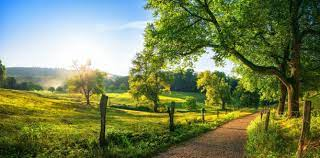
#> input picture SVD/sample.jpg, 320 x 158 px
$ python SVD_IMG_COMPRESSION.py
#> lines starting #> are read from the running program, lines starting #| are printed output that depends on the picture; long printed decimals are rounded
import sys
import numpy as np
import cv2
import matplotlib.pyplot as plt
def svd_compression(img, num_components=20):
    u,s,v = np.linalg.svd(img)
    print(img.shape)
    uc = u[:, :num_components]
    sc = s[:num_components]
    vc = v[:num_components, :]
    orig_size = img.shape[0] * img.shape[1]
    compressed_size = uc.shape[0]*uc.shape[1] + sc.shape[0] + vc.shape[0] * vc.shape[1]
    print("storage needed for orig data =", orig_size)
    print("storage needed for compressed data =", compressed_size, " percentage of orig size=",compressed_size/orig_size*100,"%")
    compressed_img = np.matrix(u[:, :num_components]) * np.diag(s[:num_components])* np.matrix(v[:num_components, :])
    plt.imshow(compressed_img, cmap='gray')
    plt.show()
    print(compressed_img.shape)

def main():
    image_filename = './sample.jpg'
    img = cv2.imread(image_filename,0)
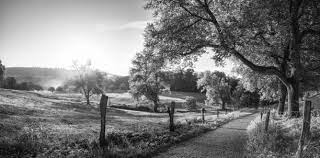
#> img: shape (158, 320); min 0, max 255, mean 120.6
    if img is None:
        print('could not open or find the image: ', image_filename)
        exit(0)
    #cv2.imshow('Original Image', img)
    #cv2.waitKey()
    plt.imshow(img, cmap='gray')
    plt.show()
    num_components = 50
    svd_compression(img, num_components)
#> in svd_compression, `u,s,v = np.linalg.svd(img)`:
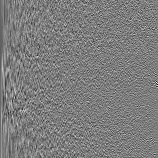
#> u: shape (158, 158) float64; min -0.445, max 0.459, mean -0.000452; drawn with min black and max white
#> in svd_compression, `u,s,v = np.linalg.svd(img)`:
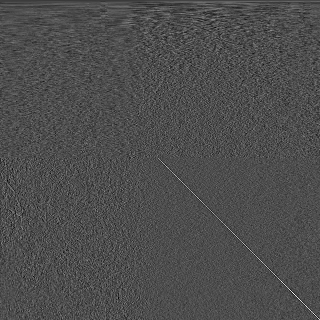
#> v: shape (320, 320) float64; min -0.303, max 0.689, mean -0.000151; drawn with min black and max white
#> in svd_compression, `u,s,v = np.linalg.svd(img)`: s = 158 values, max 29575.6 at index 0, min 52.93 at index 157, mean 623.6
#| (158, 320)
#> in svd_compression, `uc = u[:, :num_components]`:
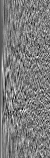
#> uc: shape (158, 50) float64; min -0.316, max 0.322, mean -0.00143; drawn with min black and max white
#> in svd_compression, `sc = s[:num_components]`: sc = 50 values, max 29575.6 at index 0, min 407 at index 49, mean 1519.6
#> in svd_compression, `vc = v[:num_components, :]`:
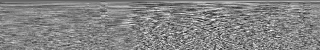
#> vc: shape (50, 320) float64; min -0.268, max 0.245, mean -0.000991; drawn with min black and max white
#| storage needed for orig data = 50560
#| storage needed for compressed data = 23950  percentage of orig size= 47.369 %
#> in svd_compression, `compressed_img = np.matrix(u[:, :num_components]) * np.diag(s[:num_com..`:
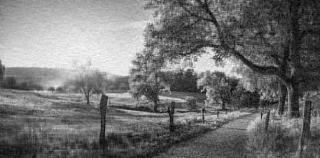
#> compressed_img: shape (158, 320) float64; min -8.81, max 277.6, mean 120.6; drawn with min black and max white
#| (158, 320)

if __name__ == "__main__":
 sys.exit(int(main() or 0))
#> (the program exits here)
